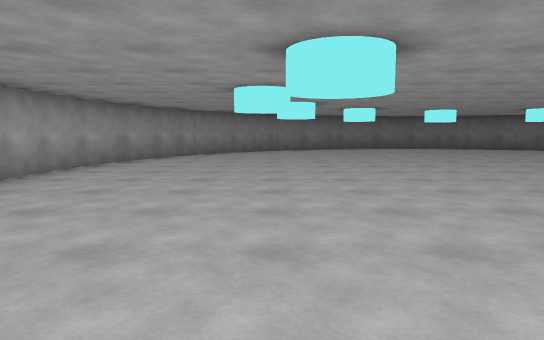
View 1 (above)

16 first-person views from a walk through a 3-D level made in the Unity game engine. The camera is 1.3 m above the floor, tilts 6° down and sees 75° across. The floor is counted in squares, 2 m on a side. Each view is taken from the middle of a square. On the plan, view 1 faces up. The plan holds only what a view shows up to about 10 squares ahead; the rest is blank. The player is left out. Some animated figures are not drawn.

View 2
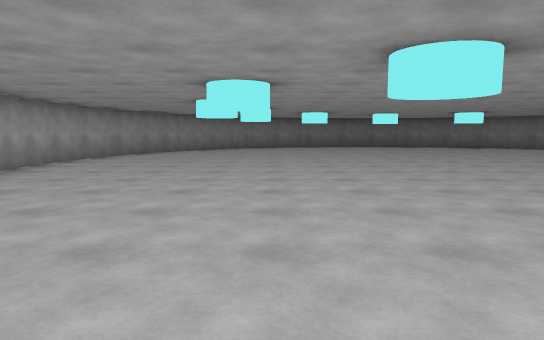

View 3
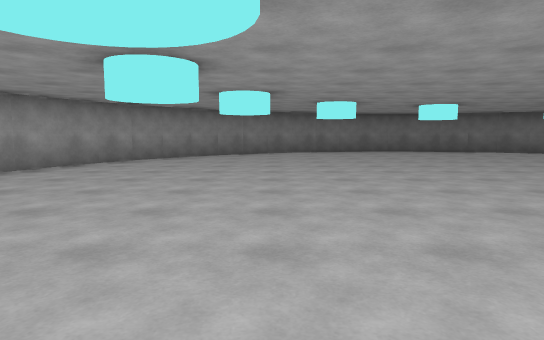

View 4
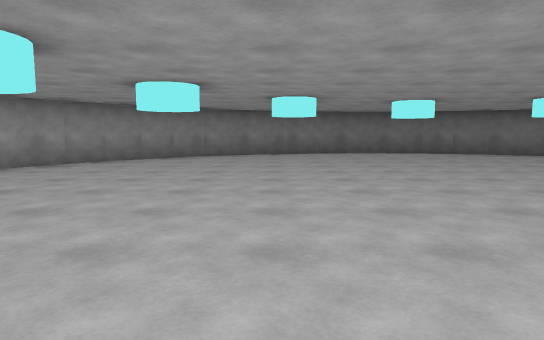

View 5
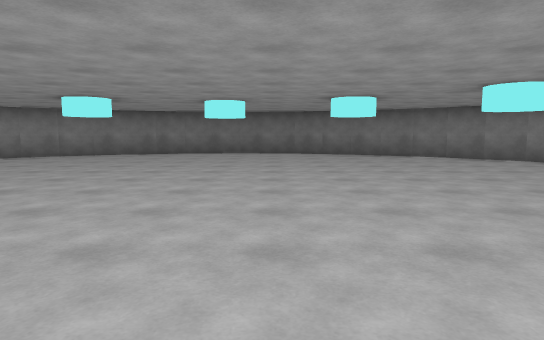

View 6
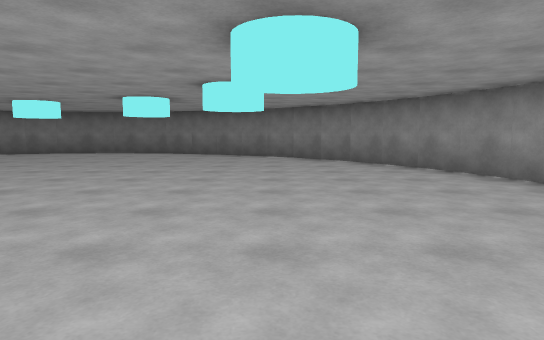

View 7
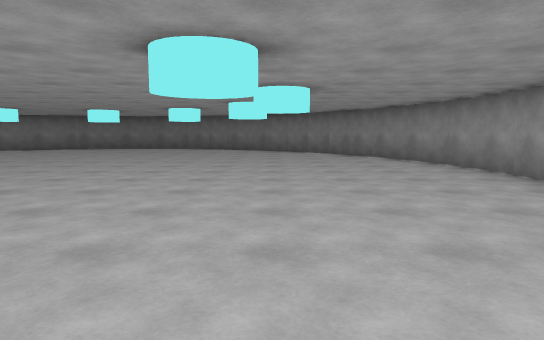

View 8
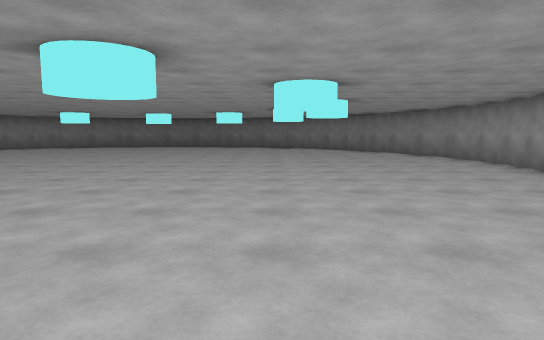

View 9
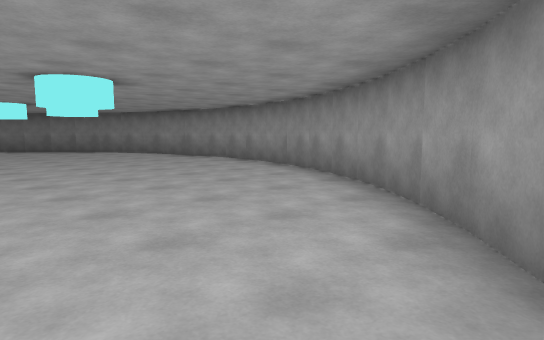

View 10
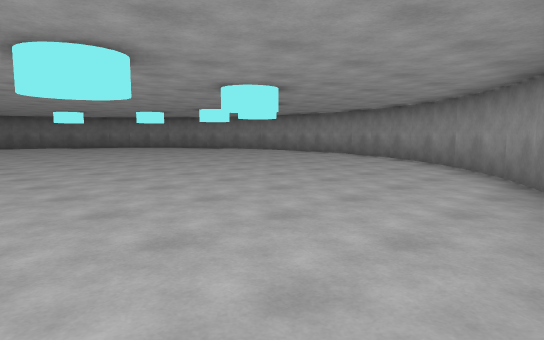

View 11
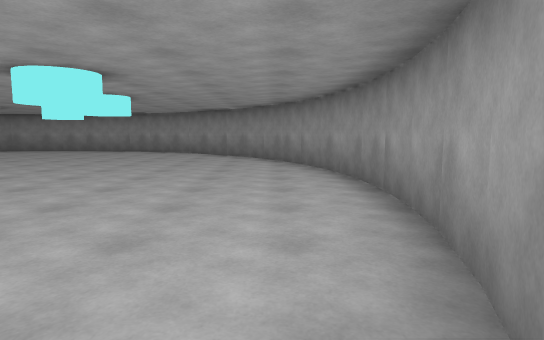

View 12
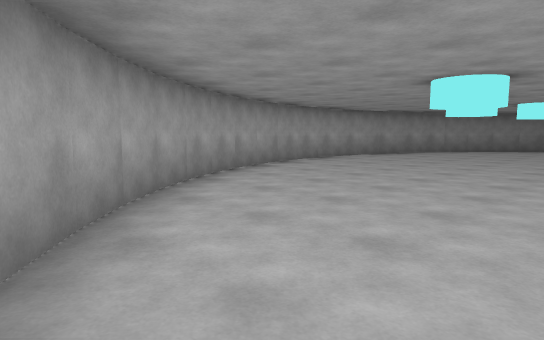

View 13
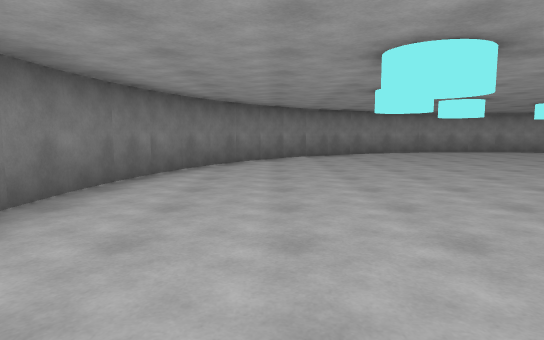

View 14
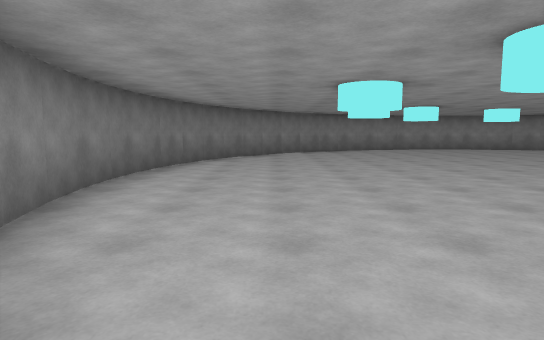

View 15
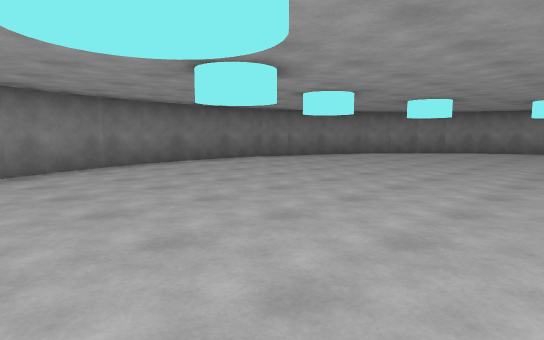

View 16
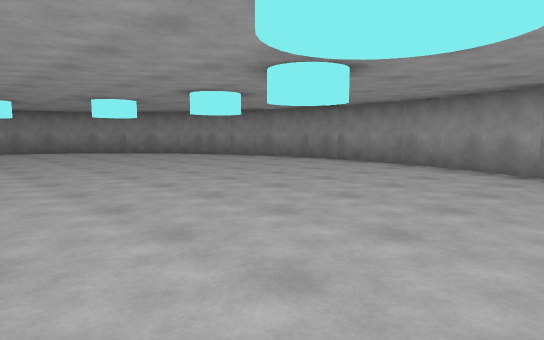

### Floor plan
Points are (right, up) in squares from view 1. A wall is a line through its corners. A room is listed if a view was taken in it or the views show most of it. See-through windows are left out.
Room 1 (views 1, 2, 3, 4, 5, 6, 7, 8, 9, 10, 11, 12, 13, 14, 15, 16)
walls: (4.2, 14.2) (3.2, 14.1); (3.3, 14.1) (2.4, 13.9); (6.7, 14.1) (5.9, 14.2) (4.9, 14.3); (0.9, 13.2) (0, 12.7); (1.7, 13.6) (0.8, 13.2); (2.5, 13.9) (1.6, 13.6); (9.1, 13.2) (8.3, 13.6); (5.1, 14.3) (4.1, 14.2); (7.6, 13.9) (6.6, 14.1); (-0.5, 12.3) (-1.3, 11.6); (8.5, 13.6) (7.5, 13.9); (9.9, 12.8) (9.1, 13.3); (0.2, 12.9) (-0.6, 12.3); (-1.2, 11.7) (-1.8, 11); (11.3, 11.6) (10.6, 12.3) (9.8, 12.9); (12.3, 10.3) (11.7, 11.1); (-2.2, 10.5) (-2.7, 9.6); (-1.8, 11.1) (-2.3, 10.4); (12.7, 9.6) (12.3, 10.4); (11.9, 11) (11.2, 11.7); (-2.7, 9.7) (-3.1, 8.8); (13.1, 8.8) (12.7, 9.7); (-3.1, 8.9) (-3.4, 8); (13.4, 8) (13.1, 9); (-3.4, 8.1) (-3.6, 7.1); (13.6, 7.1) (13.4, 8.1); (-3.6, 7.2) (-3.7, 6.3); (13.7, 6.3) (13.6, 7.3); (-3.7, 6.5) (-3.8, 5.5) (-3.7, 4.5); (-3.7, 4.7) (-3.6, 3.7); (13.7, 4.6) (13.8, 5.6); (13.8, 5.4) (13.7, 6.4); (-3.6, 3.8) (-3.4, 2.9) (-3.1, 2.1); (13.6, 3.7) (13.7, 4.7); (-3.1, 2.2) (-2.7, 1.3); (13.4, 2.9) (13.6, 3.8); (-2.7, 1.4) (-2.3, 0.6); (13.1, 2.1) (13.4, 3); (-2.3, 0.7) (-1.7, -0.1); (12.7, 1.3) (13.1, 2.2); (-1.8, 0) (-1.1, -0.8); (-1.2, -0.7) (-0.5, -1.4); (11.1, -0.8) (11.8, 0); (11.8, -0.1) (12.3, 0.6) (12.8, 1.5); (10.5, -1.3) (11.3, -0.7); (9.8, -1.8) (10.7, -1.2); (0.9, -2.2) (1.6, -2.6) (2.6, -2.9); (-0.7, -1.2) (0.1, -1.8); (8.3, -2.6) (9.2, -2.2); (9, -2.3) (9.9, -1.8); (5.8, -3.2) (6.8, -3.1); (6.6, -3.1) (7.6, -2.9); (4.1, -3.2) (5.1, -3.3); (7.5, -2.9) (8.4, -2.6); (2.4, -2.9) (3.3, -3.1); (3.2, -3.1) (4.2, -3.2); (5, -3.3) (6, -3.2)

Positions as (right, up) in squares from view 1, and headings:
1: (0, 0), facing up
2: (1, -2), facing up
3: (1, 2), facing up
4: (2, 3), facing up
5: (6, 3), facing up
6: (10, 3), facing up
7: (10, 0), facing up
8: (9, -2), facing up
9: (8, -2), facing up-right
10: (4, -3), facing up-right
11: (1, -2), facing right
12: (2, -2), facing up-left
13: (2, 12), facing right
14: (0, 12), facing right
15: (0, 7), facing up-right
16: (0, 4), facing down-right
